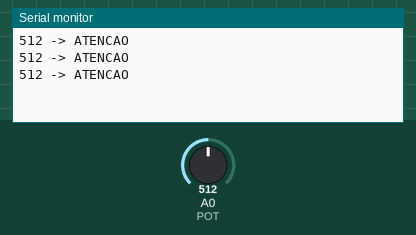
The sketch below on a simulated Arduino Uno, built with avr-gcc and run on an emulated ATmega328P. On the bench: the last lines printed to the serial monitor. The test bench sets the inputs (shaded band); at power-on: A0 (POT) = 512.

Above: at 1.3 s.
1.4 s: A0 (POT) set to 407
At 1.9 s:
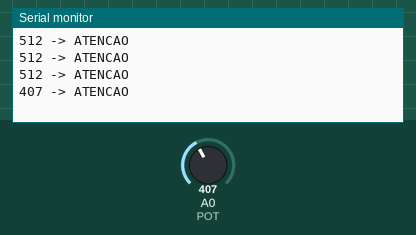
2.9 s: A0 (POT) set to 381
At 3.4 s:
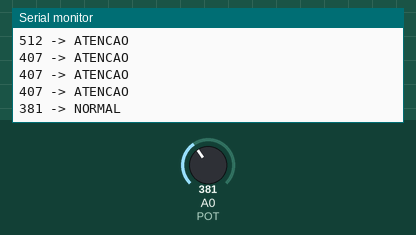

The sketch:

03-classificacao-analogica.ino
```cpp
// Incremento 3 — classificação do sinal analógico (fronteiras 399/400 e 749/750)
const int POT = A0;

void setup() {
  Serial.begin(9600);
}

void loop() {
  int bruto = analogRead(POT);
  Serial.print(bruto);
  Serial.print(" -> ");
  if (bruto < 400) {          // 0..399
    Serial.println("NORMAL");
  } else if (bruto < 750) {   // 400..749
    Serial.println("ATENCAO");
  } else {                    // 750..1023
    Serial.println("ALARME");
  }
  delay(500);
}
```

Measured:
- the behaviour switches between 400 and 399 on A0 (POT) (found by bisection; images 1 and 2)
- after the input at 1.4 s, the serial monitor: prints a new line after 0.10 s (image 1)
- after the input at 2.9 s, the serial monitor: prints a new line after 0.10 s (image 2)
